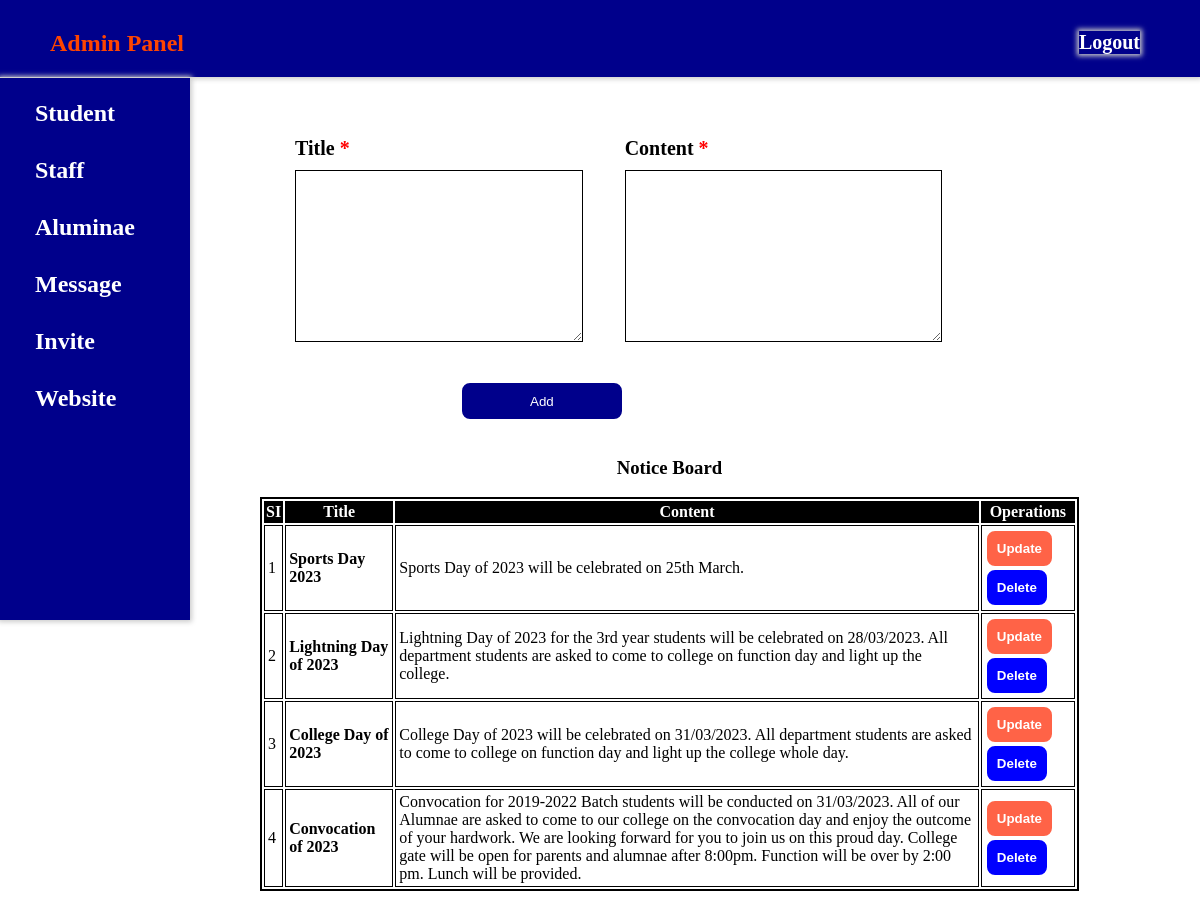
Screenshot of /notice_board.php with the database file from the repository.
### tables this page shows
CREATE TABLE `notice_board` (
  `id` int(11) NOT NULL,
  `title` varchar(500) NOT NULL,
  `content` varchar(1000) NOT NULL
);

### notice_board.php (the view, shortened to what this page needs)
<?php
include 'connect.php';
?>
<!DOCTYPE html>
<html>
<head>
	<link rel="stylesheet" type="text/css" href="admin.css">
</head>
<body>
	<div class="header">
		<h2><b><a href="admin_logged.php" style="color: orangered;">Admin Panel</a></b></h2>
		<div class="logout">
			<a href="logout.php" style="color:white;font-size: 20px;">Logout</a>
		</div>
	</div>
	<div class="container">
		<div class="menu">
		<ul>
			<li><a href="student_record.php">Student</a></li>
			<li><a href="staff_record.php">Staff</a></li>
			<li><a href="aluminae_record.php">Aluminae</a></li>
			<li><a href="admin_msg.php">Message</a></li>
			<li><a href="invite_aluminae.php">Invite</a></li>
			<li><a href="#">Website</a>
			</li>
		</ul>
	</div>
	<div class="content">
		<form action="<?php echo $_SERVER["PHP_SELF"]; ?>" method="post">
				<div class="input-group">
					<label>Title <b class="mandatory">*</b></label>
					<textarea name="title" id="title" required></textarea>
			     </div>
			     <div class="input-group">
				    <label>Content <b class="mandatory">*</b></label>
					<textarea name="content" id="content" required></textarea>
			     </div>
				<button type="submit" name="submit" class="button">Add</button>
			</form>
			<table class="table">
				<caption>
				<b><h3> Notice Board </h3></b><br>
				</caption>
			<br><br>
			<thead>
				<tr>
					<th>SI</th>
					<th>Title</th>
					<th>Content</th>
					<th>Operations</th>
				</tr>
			</thead>
			<tbody>
				<?php
					$sql="select * from notice_board";
					$result=mysqli_query($con,$sql);
					if($result){
						$i=0;
						while($row=mysqli_fetch_assoc($result)){
							$i++;
							$id=$row['id'];
							$title=$row['title'];
							$content=$row['content'];
							echo '
							<tr>
								<td>'.$i.'</td>
								<td><b>'.$title.'</b></td>
								<td>'.$content.'</td>
								<td>
								<button class="btn upt"><a href="notice_update.php?updateid='.$id.'">Update</a></button>
								<button class="btn del"><a href="notice_delete.php?deleteid='.$id.'">Delete</a></button>
							    </td>
							</tr>';
						}
					}
				?>
			</tbody>
		</table>
	</div>
</body>
</html>

### admin.css (style rules this page uses)
* { padding: 0; margin: 0; margin-bottom: 0; margin-left: 0; margin-right: 0; margin-top: 0; padding-bottom: 0; padding-left: 0; padding-right: 0; padding-top: 0; }
body { background-size: cover; box-sizing: border-box; font-family: serif,sans-serif; }
a { text-decoration: none; color: white; font-weight: bold; }
.header { background-color: darkblue; padding: 30px 60px 20px 50px; //top right bottom left box-sizing: border-box; box-shadow: 0px 0px 5px 2px #ccc; width: auto; position: sticky; top: 0; }
.logout { float: right; position: relative; top: -26px; box-sizing: border-box; box-shadow: 0px 0px 5px 2px #ccc; }
.menu { background-color: darkblue; height: 542px; padding: 2px 35px 0px 15px; box-sizing: border-box; box-shadow: 0px 0px 5px 2px #ccc; font-size: 24px; position: sticky; top: 78px; }
.menu ul { display: flex; flex-direction: column; list-style: none; }
.menu ul li { width: 100%; margin: 10px 10px 0px 10px; padding: 10px; }
.container { display: flex; }

### notice_board.php (style rules this page uses)
.content { padding: 35px 0px 50px 70px; }
label { font-weight: bold; margin-left: 10px; font-size: 20px; }
#title { width: 100%; height: 20vh; border: 1px solid black; padding: 5px; margin: 10px; }
#content { width: 100%; height: 20vh; border: 1px solid black; padding: 5px; margin: 10px; }
.button { padding: 10px 0; color: #fff; background: darkblue; border: 2px solid #fff; width: 20%; cursor: pointer; height: 40px; border-radius: 10px; margin-left: 200px; }
.btn { color: white; padding: 10px; text-decoration: none; border-radius: 10px; border: 2px solid #fff; font-weight: bold; cursor: pointer; }
.upt { background-color: tomato; }
.del { background-color: blue; }
.table { border: 2px solid black; }
th { padding: 2px; color: white; background-color: black; }
td { padding: 3px; border: 1px solid black; }
.input-group { display: inline-block; margin: 25px; }
.mandatory { color: red; }

### rows the page displays
notice_board: title "Sports Day 2023", content "Sports Day of 2023 will be celebrated on 25th March."
notice_board: title "Lightning Day of 2023", content "Lightning Day of 2023 for the 3rd year students will be celebrated on 28/03/2023. All department students are asked to come to college on function day and light up the college."
notice_board: title "College Day of 2023", content "College Day of 2023 will be celebrated on 31/03/2023. All department students are asked to come to college on function day and light up the college whole day."
notice_board: title "Convocation of 2023", content "Convocation for 2019-2022 Batch students will be conducted on 31/03/2023. All of our Alumnae are asked to come to our college on the convocation day and enjoy the outcome of your hardwork. We are looking forward for you to join us on this proud day. College gate will be open for parents and alumnae after 8:00pm. Function will be over by 2:00 pm. Lunch will be provided."
